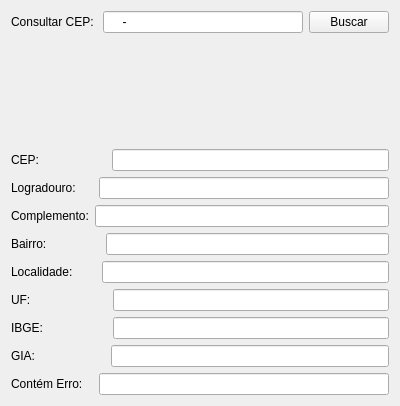
<?xml version="1.0" encoding="UTF-8"?>
<ui version="4.0">
 <class>FrmViaCepComInterface</class>
 <widget class="QMainWindow" name="FrmViaCepComInterface">
  <property name="geometry">
   <rect>
    <x>0</x>
    <y>0</y>
    <width>400</width>
    <height>406</height>
   </rect>
  </property>
  <property name="windowTitle">
   <string>ViaCep Com Interface</string>
  </property>
  <widget class="QWidget" name="centralWidget">
   <layout class="QVBoxLayout" name="verticalLayout">
    <item>
     <layout class="QHBoxLayout" name="horizontalLayout_2">
      <item>
       <widget class="QLabel" name="label">
        <property name="text">
         <string>Consultar CEP: </string>
        </property>
       </widget>
      </item>
      <item>
       <widget class="QLineEdit" name="lnEdtCEPBusca">
        <property name="inputMask">
         <string>99999-999</string>
        </property>
        <property name="text">
         <string>-</string>
        </property>
        <property name="maxLength">
         <number>9</number>
        </property>
        <property name="placeholderText">
         <string/>
        </property>
       </widget>
      </item>
      <item>
       <widget class="QPushButton" name="pshBtnBuscar">
        <property name="text">
         <string>Buscar</string>
        </property>
       </widget>
      </item>
     </layout>
    </item>
    <item>
     <spacer name="verticalSpacer">
      <property name="orientation">
       <enum>Qt::Vertical</enum>
      </property>
      <property name="sizeHint" stdset="0">
       <size>
        <width>20</width>
        <height>35</height>
       </size>
      </property>
     </spacer>
    </item>
    <item>
     <layout class="QHBoxLayout" name="horizontalLayout">
      <item>
       <widget class="QLabel" name="label_2">
        <property name="text">
         <string>CEP:                    </string>
        </property>
       </widget>
      </item>
      <item>
       <widget class="QLineEdit" name="lnEdtCEP"/>
      </item>
     </layout>
    </item>
    <item>
     <layout class="QHBoxLayout" name="horizontalLayout_3">
      <item>
       <widget class="QLabel" name="label_3">
        <property name="text">
         <string>Logradouro:     </string>
        </property>
       </widget>
      </item>
      <item>
       <widget class="QLineEdit" name="lnEdtLogradouro"/>
      </item>
     </layout>
    </item>
    <item>
     <layout class="QHBoxLayout" name="horizontalLayout_4">
      <item>
       <widget class="QLabel" name="label_4">
        <property name="text">
         <string>Complemento:</string>
        </property>
       </widget>
      </item>
      <item>
       <widget class="QLineEdit" name="lnEdtComplemento"/>
      </item>
     </layout>
    </item>
    <item>
     <layout class="QHBoxLayout" name="horizontalLayout_5">
      <item>
       <widget class="QLabel" name="label_5">
        <property name="text">
         <string>Bairro:                </string>
        </property>
       </widget>
      </item>
      <item>
       <widget class="QLineEdit" name="lnEdtBairro"/>
      </item>
     </layout>
    </item>
    <item>
     <layout class="QHBoxLayout" name="horizontalLayout_6">
      <item>
       <widget class="QLabel" name="label_6">
        <property name="text">
         <string>Localidade:       </string>
        </property>
       </widget>
      </item>
      <item>
       <widget class="QLineEdit" name="lnEdtLocalidade"/>
      </item>
     </layout>
    </item>
    <item>
     <layout class="QHBoxLayout" name="horizontalLayout_7">
      <item>
       <widget class="QLabel" name="label_7">
        <property name="text">
         <string>UF:                       </string>
        </property>
       </widget>
      </item>
      <item>
       <widget class="QLineEdit" name="lnEdtUF"/>
      </item>
     </layout>
    </item>
    <item>
     <layout class="QHBoxLayout" name="horizontalLayout_8">
      <item>
       <widget class="QLabel" name="label_8">
        <property name="text">
         <string>IBGE:                   </string>
        </property>
       </widget>
      </item>
      <item>
       <widget class="QLineEdit" name="lnEdtIBGE"/>
      </item>
     </layout>
    </item>
    <item>
     <layout class="QHBoxLayout" name="horizontalLayout_9">
      <item>
       <widget class="QLabel" name="label_9">
        <property name="text">
         <string>GIA:                     </string>
        </property>
       </widget>
      </item>
      <item>
       <widget class="QLineEdit" name="lnEdtGIA"/>
      </item>
     </layout>
    </item>
    <item>
     <layout class="QHBoxLayout" name="horizontalLayout_10">
      <item>
       <widget class="QLabel" name="label_10">
        <property name="text">
         <string>Contém Erro:   </string>
        </property>
       </widget>
      </item>
      <item>
       <widget class="QLineEdit" name="lnEdtErro"/>
      </item>
     </layout>
    </item>
   </layout>
  </widget>
 </widget>
 <layoutdefault spacing="6" margin="11"/>
 <resources/>
 <connections>
  <connection>
   <sender>lnEdtCEPBusca</sender>
   <signal>returnPressed()</signal>
   <receiver>pshBtnBuscar</receiver>
   <slot>click()</slot>
   <hints>
    <hint type="sourcelabel">
     <x>243</x>
     <y>22</y>
    </hint>
    <hint type="destinationlabel">
     <x>355</x>
     <y>26</y>
    </hint>
   </hints>
  </connection>
 </connections>
</ui>
